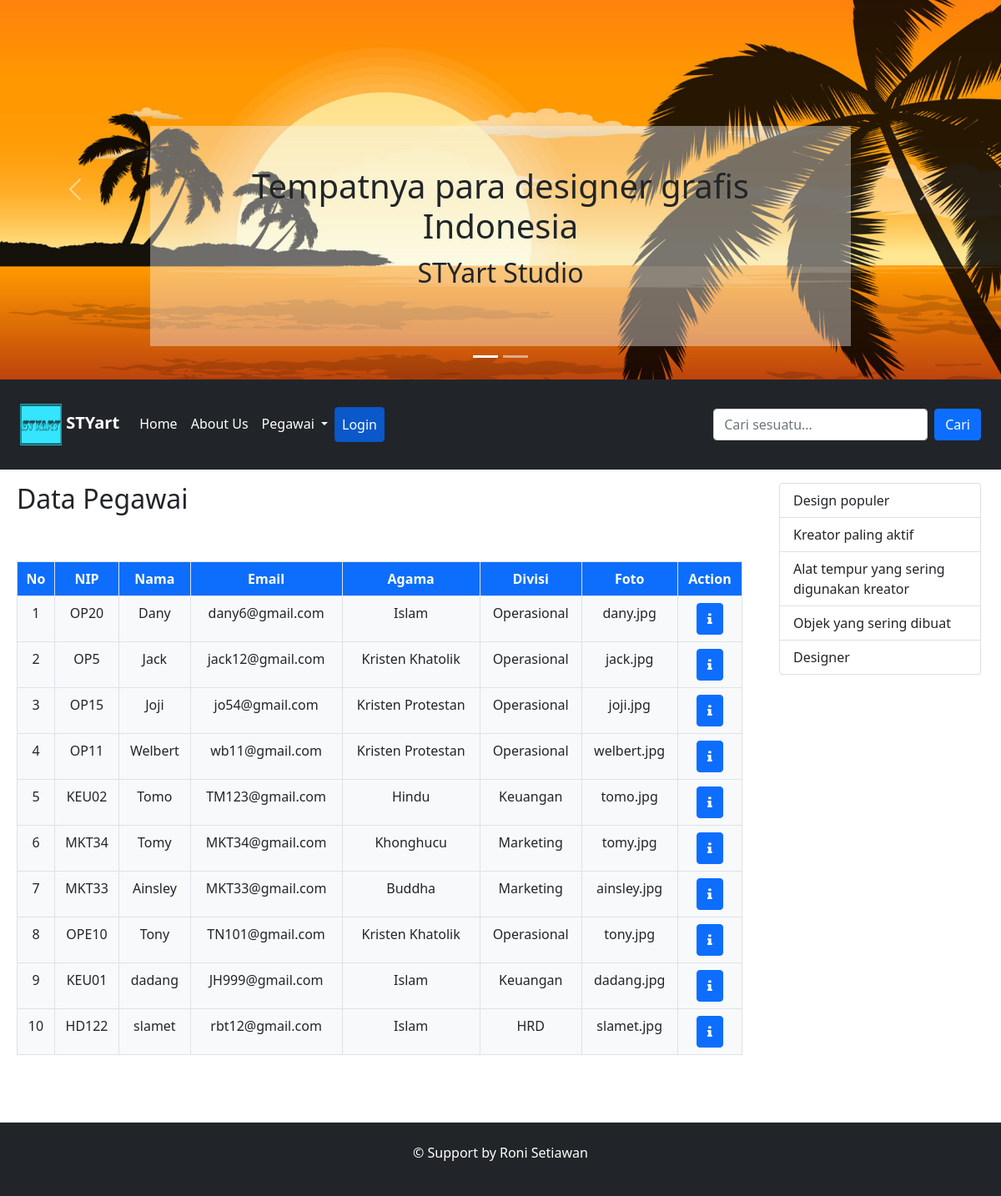
The page /index.php?page=dataPegawai on the database its author committed.
### tables this page shows
CREATE TABLE `pegawai` (
  `id` int(11) NOT NULL,
  `nip` varchar(5) NOT NULL,
  `nama` varchar(50) NOT NULL,
  `email` varchar(50) NOT NULL,
  `agama` enum('Islam','Kristen Protestan','Kristen Khatolik','Hindu','Buddha','Khonghucu') NOT NULL,
  `iddivisi` int(11) DEFAULT NULL,
  `foto` varchar(50) DEFAULT NULL
);

CREATE TABLE `divisi` (
  `id` int(11) NOT NULL,
  `nama` varchar(50) NOT NULL
);

### index.php (called while the page is built, shortened)
<?php
include_once 'views/header.php';
include_once 'views/menu.php';
include_once 'main.php';
include_once 'views/sidebar.php';
include_once 'views/footer.php';
?>

### models/Pegawai.php (called while the page is built, shortened)
<?php
class Pegawai {
    private $koneksi;
    public function __construct()
    {
        global $dbh;
        $this->koneksi = $dbh;
    }
    public function tampilData() {
        $sql = "SELECT pegawai.*, divisi.nama as divisi FROM pegawai INNER JOIN divisi on divisi.id = pegawai.iddivisi ORDER BY pegawai.id DESC";
        $gather = $this->koneksi->query($sql);
        return $gather;
    }
}

### dataPegawai.php (the view, shortened to what this page needs)
<?php
require_once 'models/Pegawai.php';
$model = new Pegawai();
$tampil = $model->tampilData();
?>
<h2>Data Pegawai</h2>
<br>
<br>
<table class="table table-bordered">
  <thead class="bg-primary text-white text-center">
    <tr>
      <th scope="col">No</th>
      <th scope="col">NIP</th>
      <th scope="col">Nama</th>
      <th scope="col">Email</th>
      <th scope="col">Agama</th>
      <th scope="col">Divisi</th>
      <th scope="col">Foto</th>
      <th scope="col">Action</th>
    </tr>
  </thead>
  <tbody>
    <?php
    $no = 1;
    foreach ($tampil as $tampil) {
    ?>
      <tr class="bg-light text-center">
        <td><?= $no; ?></td>
        <td><?= $tampil['nip']; ?></td>
        <td><?= $tampil['nama']; ?></td>
        <td><?= $tampil['email']; ?></td>
        <td><?= $tampil['agama']; ?></td>
        <td><?= $tampil['divisi']; ?></td>
        <td><?= $tampil['foto']; ?></td>
        <td>
          <form method="POST" action="controllers/pegawaiController.php">
            <a href="index.php?page=detailPegawai&id=<?= $tampil['id']; ?>" class="btn btn-primary"><i class="fa fa-info" aria-hidden="true"></i></a>
          </form>
        </td>
      <tr>
      <?php $no++;
    } ?>
  </tbody>
</table>
<br>
<br>

### views/header.php (shortened to what this page needs)
<!doctype html>
<html lang="en">
<head>
    <link href="https://cdn.jsdelivr.net/npm/bootstrap@5.0.0-beta3/dist/css/bootstrap.min.css" rel="stylesheet">
    <link rel="stylesheet" href="https://cdnjs.cloudflare.com/ajax/libs/font-awesome/4.7.0/css/font-awesome.min.css">
</head>
<body>
    <div class="row">
        <div class="col-12">
            <div id="carouselExampleCaptions" class="carousel slide" data-bs-ride="carousel">
                <div class="carousel-indicators">
                    <button type="button" data-bs-target="#carouselExampleCaptions" data-bs-slide-to="0" class="active" aria-current="true" aria-label="Slide 1"></button>
                    <button type="button" data-bs-target="#carouselExampleCaptions" data-bs-slide-to="1" aria-label="Slide 2"></button>
                </div>
                <div class="carousel-inner">
                    <div class="carousel-item active">
                        <img src="img/slide1.jpg" class="d-block w-100" alt="img">
                        <div class="carousel-caption d-none d-md-block">
                            <div class="text-dark p-5" style="background-color: rgba(245, 245, 245, 0.4);">
                                <h1>Tempatnya para designer grafis Indonesia</h1>
                                <p style="font-size: 2em;">STYart Studio</p>
                            </div>
                        </div>
                    </div>
                </div>
                <button class="carousel-control-prev" type="button" data-bs-target="#carouselExampleCaptions" data-bs-slide="prev">
                    <span class="carousel-control-prev-icon" aria-hidden="true"></span>
                </button>
                <button class="carousel-control-next" type="button" data-bs-target="#carouselExampleCaptions" data-bs-slide="next">
                    <span class="carousel-control-next-icon" aria-hidden="true"></span>
                </button>
            </div>
        </div>

### views/menu.php (shortened to what this page needs)
<div class="col-12 bg-dark">
    <nav class="navbar navbar-expand-lg navbar-dark text-white pt-4 pb-4">
        <div class="container-fluid">
            <a class="navbar-brand" href="index.php?page=views/menu_page/home">
                <img src="img/area.png" alt="" width="50" height="50" class="d-inline-block align-text-center">
                <strong>STYart</strong>
            </a>
            <div class="collapse navbar-collapse" id="navbarSupportedContent">
                <ul class="navbar-nav me-auto mb-2 mb-lg-0">
                    <li class="nav-item">
                        <a class="nav-link active" aria-current="page" href="index.php?page=views/menu_page/home">Home</a>
                    </li>
                    <li class="nav-item">
                        <a class="nav-link active" href="index.php?page=views/menu_page/aboutUs">About Us</a>
                    </li>
                    <li class="nav-item dropdown">
                        <a class="nav-link active dropdown-toggle" href="#" id="navbarDropdown" role="button" data-bs-toggle="dropdown" aria-expanded="false">
                            Pegawai
                        </a>
                    </li>
                    <?php
                    $member = isset($_SESSION['MEMBER']) ? $_SESSION['MEMBER'] : null;
                    if (!isset($member)) {
                    ?>
                        <li class="nav-item">
                            <a class="nav-link btn btn-primary active" href="index.php?page=login">Login</a>
                        </li>
                    <?php } ?>
                </ul>
                <form class="d-flex">
                    <input class="form-control me-2" type="search" placeholder="Cari sesuatu..." aria-label="Cari">
                    <button class="btn btn-primary" type="submit">Cari</button>
                </form>
            </div>
        </div>
    </nav>
</div>

### main.php
<div class="col-9 p-3">
    <div class="ps-3">
        <?php
        $page = isset($_REQUEST['page']) ? $_REQUEST['page'] : '';
        if (!empty($page)) {
            include_once $page . '.php';
        } else {
            include_once 'views/menu_page/home.php';
        }
        ?>
    </div>
</div>

### views/sidebar.php
<div class="col-3">
    <div class="p-3 pe-4">
        <ul class="list-group">
            <li class="list-group-item">Design populer</li>
            <li class="list-group-item">Kreator paling aktif</li>
            <li class="list-group-item">Alat tempur yang sering digunakan kreator</li>
            <li class="list-group-item">Objek yang sering dibuat</li>
            <li class="list-group-item">Designer</li>
        </ul>
    </div>
</div>

### views/footer.php (shortened to what this page needs)
        <div class="col-12 border-top bg-dark text-white">
            <p class="p-4 text-center">&copy; Support by Roni Setiawan</p>
        </div>
    </div>
</body>
</html>

### rows shown on the page
pegawai: nip "OP20", nama "Dany", email "dany6@gmail.com", agama "Islam", iddivisi.nama "Operasional", foto "dany.jpg"
pegawai: nip "OP5", nama "Jack", email "jack12@gmail.com", agama "Kristen Khatolik", iddivisi.nama "Operasional", foto "jack.jpg"
pegawai: nip "OP15", nama "Joji", email "jo54@gmail.com", agama "Kristen Protestan", iddivisi.nama "Operasional", foto "joji.jpg"
pegawai: nip "OP11", nama "Welbert", email "wb11@gmail.com", agama "Kristen Protestan", iddivisi.nama "Operasional", foto "welbert.jpg"
pegawai: nip "KEU02", nama "Tomo", email "TM123@gmail.com", agama "Hindu", iddivisi.nama "Keuangan", foto "tomo.jpg"
pegawai: nip "MKT34", nama "Tomy", email "MKT34@gmail.com", agama "Khonghucu", iddivisi.nama "Marketing", foto "tomy.jpg"
pegawai: nip "MKT33", nama "Ainsley", email "MKT33@gmail.com", agama "Buddha", iddivisi.nama "Marketing", foto "ainsley.jpg"
pegawai: nip "OPE10", nama "Tony", email "TN101@gmail.com", agama "Kristen Khatolik", iddivisi.nama "Operasional", foto "tony.jpg"
pegawai: nip "KEU01", nama "dadang", email "JH999@gmail.com", agama "Islam", iddivisi.nama "Keuangan", foto "dadang.jpg"
pegawai: nip "HD122", nama "slamet", email "rbt12@gmail.com", agama "Islam", iddivisi.nama "HRD", foto "slamet.jpg"
